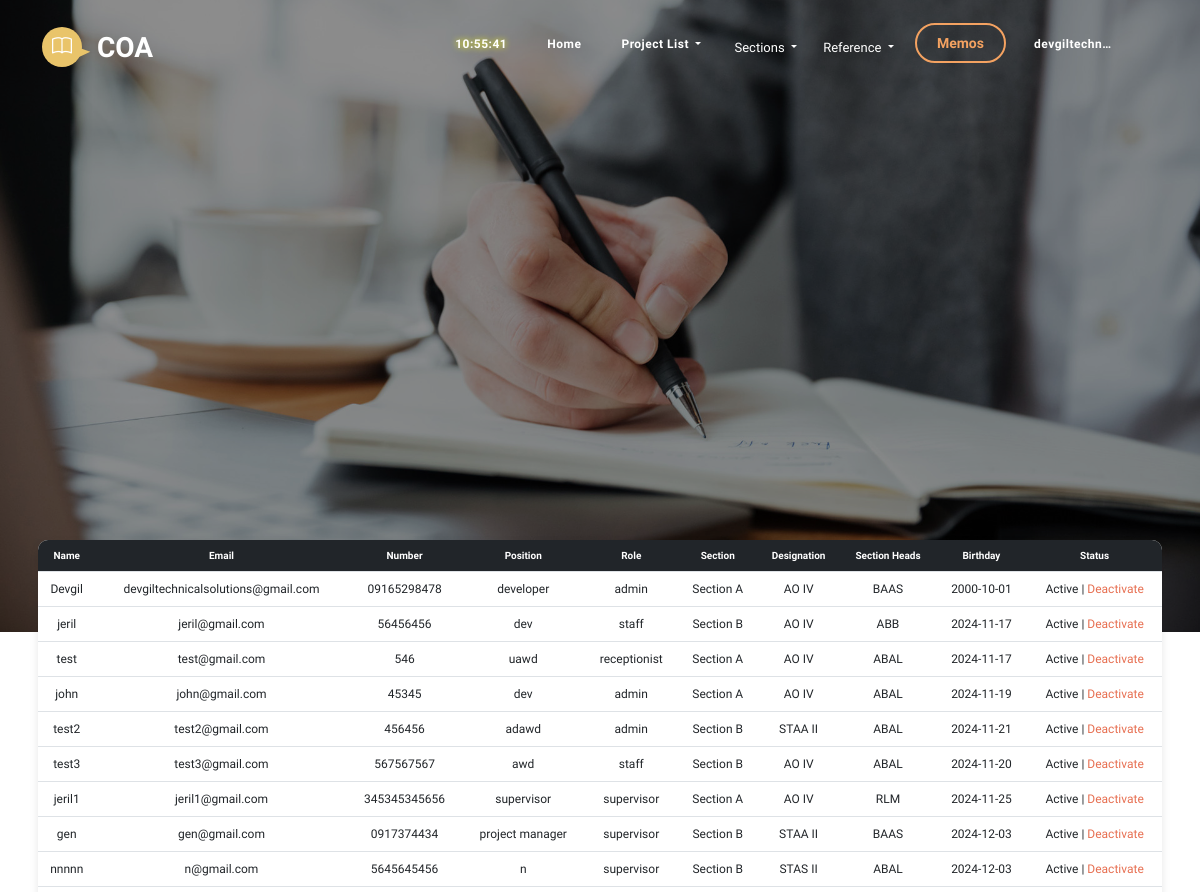
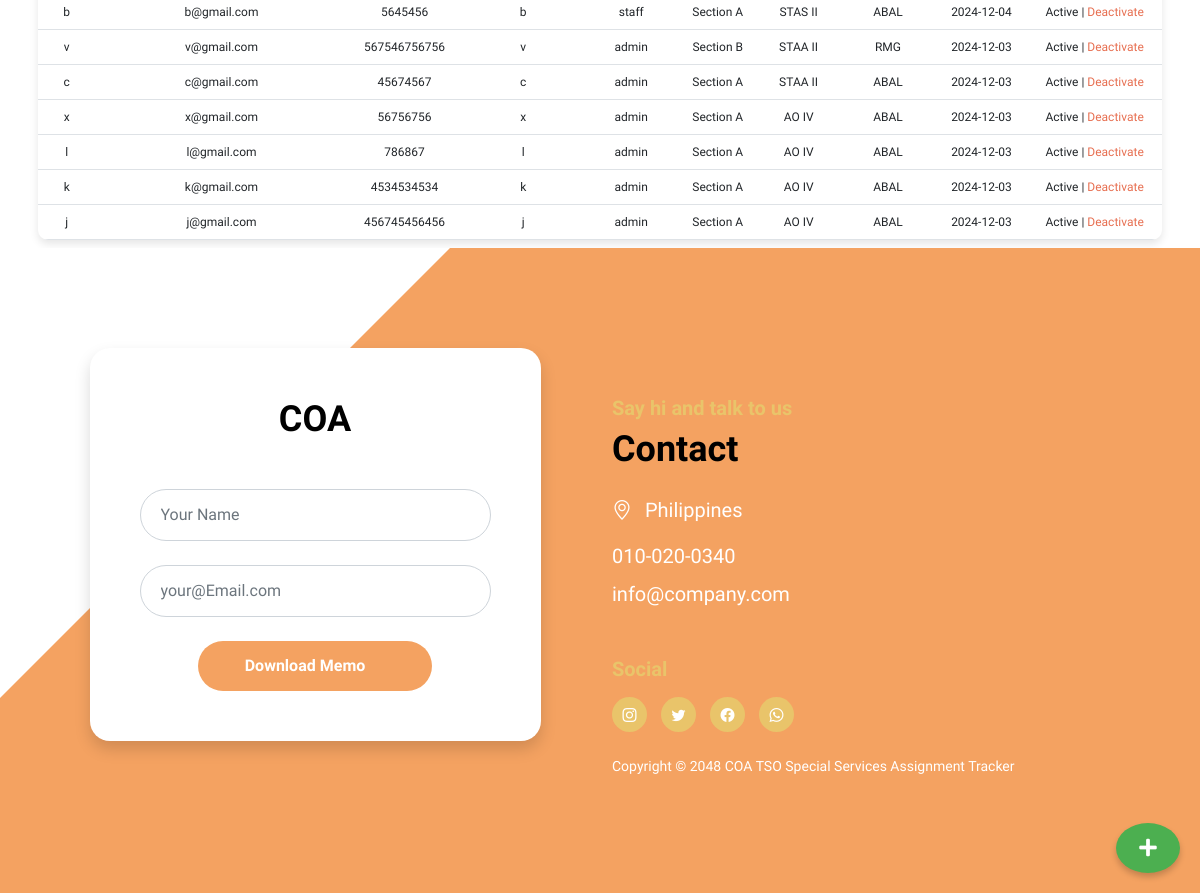
The page /user_management.php (signed in) on the database its author committed (2 pictures, top to bottom).
### tables this page shows
CREATE TABLE `users` (
  `id` int(11) NOT NULL,
  `name` varchar(100) NOT NULL,
  `email` varchar(100) NOT NULL,
  `number` varchar(15) DEFAULT NULL,
  `position` varchar(100) DEFAULT NULL,
  `action_officer` varchar(100) DEFAULT NULL,
  `birthday` date DEFAULT NULL,
  `password` varchar(255) NOT NULL,
  `otp` int(6) DEFAULT NULL,
  `otp_expiry` int(11) DEFAULT NULL,
  `section_heads_id` int(11) DEFAULT NULL,
  `designation_id` int(11) DEFAULT NULL,
  `section_id` int(11) DEFAULT NULL,
  `role_id` int(11) DEFAULT NULL,
  `status` enum('active','inactive') DEFAULT 'active'
);

CREATE TABLE `roles` (
  `id` int(11) NOT NULL,
  `role_name` varchar(50) NOT NULL
);

CREATE TABLE `sections` (
  `id` int(11) NOT NULL,
  `section_name` varchar(255) DEFAULT NULL
);

CREATE TABLE `designations` (
  `id` int(11) NOT NULL,
  `designations_name` varchar(255) DEFAULT NULL
);

CREATE TABLE `section_heads` (
  `id` int(11) NOT NULL,
  `section_heads_name` varchar(255) DEFAULT NULL
);

### user_management.php (the view, shortened to what this page needs)
<?php
include('conn.php');
?>
<!doctype html>
<html lang="en">
<head>
    <link href="css/bootstrap.min.css" rel="stylesheet">
    <link href="css/bootstrap-icons.css" rel="stylesheet">
    <link href="css/coa.css" rel="stylesheet">
    <link rel="stylesheet" href="https://cdnjs.cloudflare.com/ajax/libs/font-awesome/5.15.4/css/all.min.css" />
    <link rel="stylesheet" href="https://cdnjs.cloudflare.com/ajax/libs/font-awesome/4.7.0/css/font-awesome.min.css">
    <link rel="stylesheet" href="https://cdnjs.cloudflare.com/ajax/libs/toastr.js/latest/toastr.min.css">
<link rel="stylesheet" href="https://cdn.jsdelivr.net/npm/sweetalert2@11.4.4/dist/sweetalert2.min.css">
</head>
<body>
    <main>
        <?php
        include('./nav.php');
        ?>
        <section style="z-index: -1;" class="hero-section d-flex justify-content-center align-items-center" id="section_1">
            </section>
    <div class="d-flex justify-content-end" style="margin-right:20px;padding:10px" data-bs-toggle="modal" data-bs-target="#exampleModal">
    <button class="circle-plus-button buttonplus">
        <i class="fas fa-plus"></i>
    </button>
    </div>
<section class="p-2 table-responsive d-flex flex-column justify-content-center w-100" style="width: 100%;margin-top:-10%">
    <div style="z-index:5;" class="w-100 flex-column d-flex">
<?php
$sql = "SELECT
u.id,
u.name,
u.email,
u.number,
u.position,
u.birthday,
r.role_name,
s.section_name,
d.designations_name,
sh.section_heads_name,
u.status
FROM users u
LEFT JOIN roles r ON u.role_id = r.id
LEFT JOIN sections s ON u.section_id = s.id
LEFT JOIN designations d ON u.designation_id = d.id
LEFT JOIN section_heads sh ON u.section_heads_id = sh.id";
$result = $conn->query($sql);
if ($result->num_rows > 0) {
  echo "<table class='table bg-white custom-table table-hover mb-0 align-self-center justify-content-center'>";
  echo "<thead class='table-header bg-dark'>
          <tr style='font-size: 10px;'>
              <th>Name</th>
              <th>Email</th>
              <th>Number</th>
              <th>Position</th>
              <th>Role</th>
              <th>Section</th>
              <th>Designation</th>
              <th>Section Heads</th>
              <th>Birthday</th>
              <th>Status</th>
          </tr>
        </thead>";
  echo "<tbody>";
  while ($user = $result->fetch_assoc()) {
      echo "<tr style='font-size:12px;text-align:center'>
          <td>" . $user['name'] . "</td>
          <td>" . $user['email'] . "</td>
          <td>" . $user['number'] . "</td>
          <td>" . $user['position'] . "</td>
          <td>" . $user['role_name'] . "</td>
          <td>" . $user['section_name'] . "</td>
          <td>" . $user['designations_name'] . "</td>
          <td>" . $user['section_heads_name'] . "</td>
          <td>" . $user['birthday'] . "</td>
          <td>";
      if ($user['status'] == 'active') {
          echo "Active | <a href='user_management.php?deactivate=" . $user['id'] . "'>Deactivate</a>";
      } else {
          echo "Inactive | <a href='user_management.php?activate=" . $user['id'] . "'>Activate</a>";
      }
      echo "</td>
      </tr>";
  }
  echo "</tbody></table>";
}
?>
</section>
        <?php
        include('./footer.php');
        ?>
    </main>
</body>
</html>

### nav.php (shortened to what this page needs)
<nav class="navbar navbar-expand-lg">
                <div class="container">
                    <a class="navbar-brand" href="index.html">
                        <i class="navbar-brand-icon bi-book me-2"></i>
                        <span>COA</span>
                    </a>
                    <div class="collapse navbar-collapse" id="navbarNav">
                        <ul class="navbar-nav ms-lg-auto me-lg-4">
                        <li class="nav-item list-group">
                                <a class="nav-link" href=""><div class="digital-clock">00:00:00</div></a>
                            </li>
                            <li class="nav-item">
                            <a class="nav-link  <?php echo (basename($_SERVER['PHP_SELF']) == 'index.php') ? 'active' : 'text-custom'; ?>" aria-current="true" href="index.php">Home</a>
                            </li>
                <li class="nav-item dropdown">
                    <a class="nav-link dropdown-toggle <?php echo (basename($_SERVER['PHP_SELF']) == 'project.php' || basename($_SERVER['PHP_SELF']) == 'fulfilled_project.php') ? 'active' : 'text-custom'; ?>" href="#" id="projectDropdown" role="button" data-bs-toggle="dropdown" aria-expanded="false">
                        Project List
                    </a>
                </li>
                <li class="nav-item dropdown-center d-flex align-content-center">
  <button class="text-white btn dropdown-toggle" style="font-size: small;" type="button" id="dropdownMenuButton" data-bs-toggle="dropdown" aria-expanded="false">
    Sections
  </button>
</li>
<li class="nav-item d-flex dropdown align-content-center">
    <button class="btn text-white dropdown-toggle" style="font-size: small;" type="button" data-bs-toggle="dropdown" aria-expanded="false">
        Reference
    </button>
</li>
                            <li>
                            <div class="d-none d-lg-block mx-auto p-2">
                            <a href="#" class="btn custom-btn custom-border-btn btn-naira btn-inverted">
                                <i class="btn-icon bi-cloud-download"></i>
                                <span>Memos</span>
                            </a>
                        </div>
                        </li>
                        <li class="nav-item dropdown-center">
    <?php if (isset($_SESSION['user_email'])): ?>
        <a class="nav-link dropdown-toggle d-inline-block text-truncate" style="max-width: 100px;" href="#" id="userDropdown" role="button" data-bs-toggle="dropdown" aria-expanded="false">
            <?php echo $_SESSION['user_email']; ?>
        </a>
    <?php else: ?>
        <a class="nav-link pe-auto" href="#" data-bs-toggle="modal" data-bs-target="#loginModal">Sign In</a>
    <?php endif; ?>
</li>
                        </ul>
                    </div>
                </div>
            </nav>

### footer.php (shortened to what this page needs)
<section class="contact-section section-padding" id="section_5">
                <div class="container">
                    <div class="row">
                        <div class="col-lg-5 col-12 mx-auto">
                            <form class="custom-form ebook-download-form bg-white shadow" action="#" method="post" role="form">
                                <div class="text-center mb-5">
                                    <h2 class="mb-1">COA</h2>
                                </div>
                                <div class="ebook-download-form-body">
                                    <div class="input-group mb-4">
                                        <input type="text" name="ebook-form-name" id="ebook-form-name" class="form-control" aria-label="ebook-form-name" aria-describedby="basic-addon1" placeholder="Your Name" required>
                                        <span class="input-group-text" id="basic-addon1">
                                        </span>
                                    </div>
                                    <div class="input-group mb-4">
                                        <input type="email" name="ebook-email" id="ebook-email" pattern="[^ @]*@[^ @]*" class="form-control" placeholder="your@Email.com" aria-label="ebook-form-email" aria-describedby="basic-addon2" required="">
                                        <span class="input-group-text" id="basic-addon2">
                                        </span>
                                    </div>
                                    <div class="col-lg-8 col-md-10 col-8 mx-auto">
                                        <button type="submit" class="form-control">Download Memo</button>
                                    </div>
                                </div>
                            </form>
                        </div>
                        <div class="col-lg-6 col-12">
                            <h6 class="mt-5">Say hi and talk to us</h6>
                            <h2 class="mb-4">Contact</h2>
                            <p class="mb-3">
                                <i class="bi-geo-alt me-2"></i>
                                Philippines
                            </p>
                            <p class="mb-2">
                                <a href="tel: 010-020-0340" class="contact-link">
                                    010-020-0340
                                </a>
                            </p>
                            <p>
                                <a href="mailto:info@company.com" class="contact-link">
                                    info@company.com
                                </a>
                            </p>
                            <h6 class="site-footer-title mt-5 mb-3">Social</h6>
                            <ul class="social-icon mb-4">
                                <li class="social-icon-item">
                                    <a href="#" class="social-icon-link bi-instagram"></a>
                                </li>
                                <li class="social-icon-item">
                                    <a href="#" class="social-icon-link bi-twitter"></a>
                                </li>
                                <li class="social-icon-item">
                                    <a href="#" class="social-icon-link bi-facebook"></a>
                                </li>
                                <li class="social-icon-item">
                                    <a href="#" class="social-icon-link bi-whatsapp"></a>
                                </li>
                            </ul>
                            <p class="copyright-text">Copyright © 2048 COA TSO Special Services Assignment Tracker</p>
                        </div>
                    </div>
                </div>
            </section>

### user_management.php (style rules this page uses)
.buttonplus { background-color: #4CAF50; border: none; color: white; padding: 15px 32px; text-align: center; text-decoration: none; display: inline-block; font-size: 16px; position: fixed; bottom: 20px; right: 20px; z-index: 1000; cursor: pointer; border-radius: 5px; box-shadow: 0 4px 6px rgba(0, 0, 0, 0.2); }
.circle-plus-button { background-color: #4CAF50; color: white; border: none; border-radius: 50%; width: 50px; height: 50px; display: flex; align-items: center; justify-content: center; cursor: pointer; box-shadow: 0px 4px 6px rgba(0, 0, 0, 0.2); font-size: 20px; transition: background-color 0.3s ease, transform 0.2s ease; }
.custom-table { border-radius: 10px; margin: 0; width: 95%; box-shadow: 0px 4px 8px rgba(0, 0, 0, 0.1); overflow: hidden; }
.table-header { background-color: #000; color: white; text-align: center; }

### rows shown on the page
users: name "Devgil", email "devgiltechnicalsolutions@gmail.com", number "09165298478", position "developer", role.role_name "admin", section.section_name "Section A", designation.designations_name "AO IV", section_heads.section_heads_name "BAAS", birthday "2000-10-01"
users: name "jeril", email "jeril@gmail.com", number "56456456", position "dev", role.role_name "staff", section.section_name "Section B", designation.designations_name "AO IV", section_heads.section_heads_name "ABB", birthday "2024-11-17"
users: name "test", email "test@gmail.com", number "546", position "uawd", role.role_name "receptionist", section.section_name "Section A", designation.designations_name "AO IV", section_heads.section_heads_name "ABAL", birthday "2024-11-17"
users: name "john", email "john@gmail.com", number "45345", position "dev", role.role_name "admin", section.section_name "Section A", designation.designations_name "AO IV", section_heads.section_heads_name "ABAL", birthday "2024-11-19"
users: name "test2", email "test2@gmail.com", number "456456", position "adawd", role.role_name "admin", section.section_name "Section B", designation.designations_name "STAA II", section_heads.section_heads_name "ABAL", birthday "2024-11-21"
users: name "test3", email "test3@gmail.com", number "567567567", position "awd", role.role_name "staff", section.section_name "Section B", designation.designations_name "AO IV", section_heads.section_heads_name "ABAL", birthday "2024-11-20"
users: name "jeril1", email "jeril1@gmail.com", number "345345345656", position "supervisor", role.role_name "supervisor", section.section_name "Section A", designation.designations_name "AO IV", section_heads.section_heads_name "RLM", birthday "2024-11-25"
users: name "gen", email "gen@gmail.com", number "0917374434", position "project manager", role.role_name "supervisor", section.section_name "Section B", designation.designations_name "STAA II", section_heads.section_heads_name "BAAS", birthday "2024-12-03"
users: name "nnnnn", email "n@gmail.com", number "5645645456", position "n", role.role_name "supervisor", section.section_name "Section B", designation.designations_name "STAS II", section_heads.section_heads_name "ABAL", birthday "2024-12-03"
users: name "b", email "b@gmail.com", number "5645456", position "b", role.role_name "staff", section.section_name "Section A", designation.designations_name "STAS II", section_heads.section_heads_name "ABAL", birthday "2024-12-04"
users: name "v", email "v@gmail.com", number "567546756756", position "v", role.role_name "admin", section.section_name "Section B", designation.designations_name "STAA II", section_heads.section_heads_name "RMG", birthday "2024-12-03"
users: name "c", email "c@gmail.com", number "45674567", position "c", role.role_name "admin", section.section_name "Section A", designation.designations_name "STAA II", section_heads.section_heads_name "ABAL", birthday "2024-12-03"
users: name "x", email "x@gmail.com", number "56756756", position "x", role.role_name "admin", section.section_name "Section A", designation.designations_name "AO IV", section_heads.section_heads_name "ABAL", birthday "2024-12-03"
users: name "l", email "l@gmail.com", number "786867", position "l", role.role_name "admin", section.section_name "Section A", designation.designations_name "AO IV", section_heads.section_heads_name "ABAL", birthday "2024-12-03"
users: name "k", email "k@gmail.com", number "4534534534", position "k", role.role_name "admin", section.section_name "Section A", designation.designations_name "AO IV", section_heads.section_heads_name "ABAL", birthday "2024-12-03"
users: name "j", email "j@gmail.com", number "456745456456", position "j", role.role_name "admin", section.section_name "Section A", designation.designations_name "AO IV", section_heads.section_heads_name "ABAL", birthday "2024-12-03"

### other values the page prints
$_SESSION['user_email'] "devgiltechn…"
